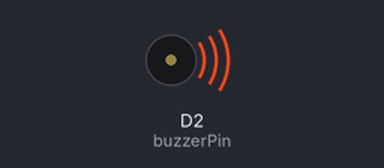
Bench run of a sketch on a simulated ESP8266 (NodeMCU). Parts: buzzer (waves = sounding, pin HIGH).

Above: at 0.2 s.
Timing chart, 0 to 3.0 s (numbered marks = the images above):
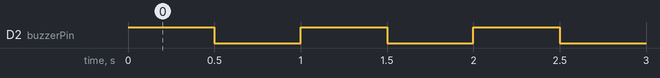

The sketch:

Buzzer.ino
```cpp
const int buzzerPin = D2;

void setup() {
  pinMode(buzzerPin, OUTPUT);
}

void loop() {
  digitalWrite(buzzerPin, HIGH); // 부저 ON
  delay(500);
  digitalWrite(buzzerPin, LOW);  // 부저 OFF
  delay(500);
}
```

Measured:
- by itself, D2 (buzzerPin): alternates HIGH for 0.50 s and LOW for 0.50 s
